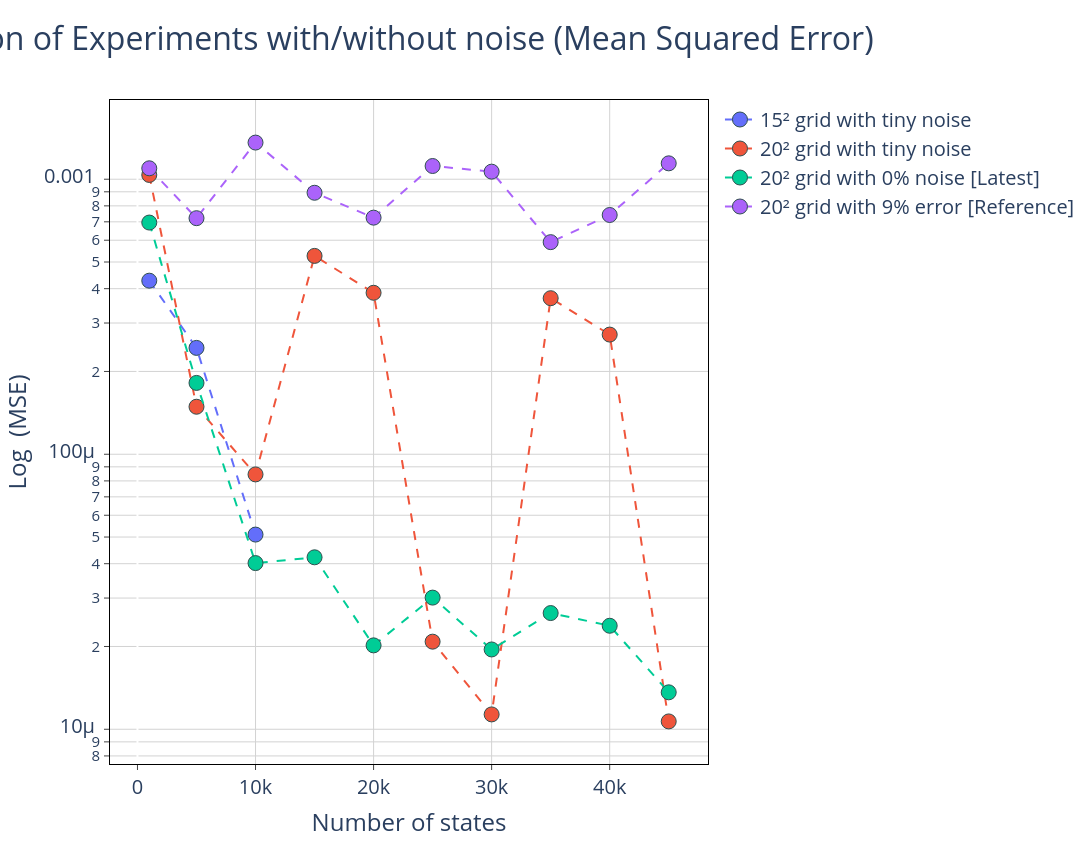

The cell this chart's notebook holds for it:
### Markdown cell above
## Contrast All results

### Code cell
# Configuración del subplot
fig = make_subplots(
    rows=1, 
    cols=1, 
     # Actualizado para que coincida con tus datos
)
"""
# Agregar la primera fila (row=1)
fig.add_trace(
    go.Scatter(
        x=df_50_pure['Nstates'], 
        y=df_50_pure['MSE'], 
        mode='lines+markers', 
        name='50² grid with 0% noise',
        line=dict(dash='dash')
    ),
    row=1, col=1
)

# Agregar la segunda fila (row=2)
fig.add_trace(
    go.Scatter(
        x=df_50_error['Nstates'], 
        y=df_50_error['MSE'], 
        mode='lines+markers', 
        name='50² grid with 30% noise',
        line=dict(dash='dash')
    ),
    row=1, col=1
)

# Agregar la tercera fila (row=3)
fig.add_trace(
    go.Scatter(
        x=df_10_error['Nstates'], 
        y=df_10_error['MSE'], 
        mode='lines+markers', 
        name='10² grid with 30% noise',
        line=dict(dash='dash')
    ),
    row=1, col=1
)
"""
fig.add_trace(
    go.Scatter(
        x=df_15_tiny_noise['Nstates'], 
        y=df_15_tiny_noise['MSE'], 
        mode='lines+markers', 
        name='15² grid with tiny noise',
        line=dict(dash='dash')
    ),
    row=1, col=1
)


fig.add_trace(
    go.Scatter(
        x=df_20_tiny_noise['Nstates'], 
        y=df_20_tiny_noise['MSE'], 
        mode='lines+markers', 
        name='20² grid with tiny noise',
        line=dict(dash='dash')
    ),
    row=1, col=1
)

fig.add_trace(go.Scatter(
    x = results_df.loc[results_df['Noise'] == 0.0, 'N_states'],
    y = results_df.loc[results_df['Noise'] == 0.0, 'MSE'],
    name="20² grid with 0% noise [Latest]",
    mode='lines+markers',
    line=dict(dash='dash')
))

fig.add_trace(go.Scatter(
    x = results_df.loc[results_df['Noise'] == 9.0, 'N_states'],
    y = results_df.loc[results_df['Noise'] == 9.0, 'MSE'],
    name="20² grid with 9% error [Reference]",
    mode='lines+markers',
    line=dict(dash='dash')
))
"""
fig.add_trace(go.Scatter(
    x=df_single_pt['Nstates'], 
    y=df_single_pt['MSE'], 
    mode='lines+markers', 
    name='single point experiment 0% noise',
    line=dict(dash='dash')
    ),
row=1, col=1
)
"""

fig.update_traces(marker=dict(size=15, line=dict(width=1, color='DarkSlateGrey')))
fig.update_layout(
    height = 844,
    width = 1500,
    font=dict(size=20),
    paper_bgcolor='white',
    plot_bgcolor='white',
    title={
        'text': "Model correlation of Experiments with/without noise (Mean Squared Error)",
        'font': {'size': 32},
        'x' :0.8
    },
    #title_text="Root Mean Squared Error"
)
fig.update_xaxes(
    mirror=True,
    ticks='outside',
    showline=True,
    linecolor='black',
    gridcolor='lightgrey',
    title_text='Number of states'

)
fig.update_yaxes(
    mirror=True,
    ticks='outside',
    showline=True,
    zeroline=True,
    linecolor='black',
    gridcolor='lightgrey',
    type='log',
    title_text='Log  (MSE)'
)
fig.show()

### Figure 1 — Plotly figure (JSON) as saved in the notebook; plotly's stock layout.template omitted (floating-point values rounded to 4 significant figures)
{"data": [{"line": {"dash": "dash"}, "marker": {"line": {"color": "DarkSlateGrey", "width": 1}, "size": 15}, "mode": "lines+markers", "name": "15² grid with tiny noise", "type": "scatter", "x": [1000.0, 5000.0, 10000.0], "xaxis": "x", "y": [0.0004276, 0.0002436, 5.103e-05], "yaxis": "y"}, {"line": {"dash": "dash"}, "marker": {"line": {"color": "DarkSlateGrey", "width": 1}, "size": 15}, "mode": "lines+markers", "name": "20² grid with tiny noise", "type": "scatter", "x": [1000.0, 5000.0, 10000.0, 15000.0, 20000.0, 25000.0, 30000.0, 35000.0, 40000.0, 45000.0], "xaxis": "x", "y": [0.001036, 0.0001488, 8.447e-05, 0.0005262, 0.0003865, 2.082e-05, 1.132e-05, 0.0003693, 0.0002723, 1.068e-05], "yaxis": "y"}, {"line": {"dash": "dash"}, "marker": {"line": {"color": "DarkSlateGrey", "width": 1}, "size": 15}, "mode": "lines+markers", "name": "20² grid with 0% noise [Latest]", "type": "scatter", "x": [1000.0, 5000.0, 10000.0, 15000.0, 20000.0, 25000.0, 30000.0, 35000.0, 40000.0, 45000.0], "y": [0.0006957, 0.0001817, 4.02e-05, 4.22e-05, 2.019e-05, 3.011e-05, 1.951e-05, 2.646e-05, 2.379e-05, 1.363e-05]}, {"line": {"dash": "dash"}, "marker": {"line": {"color": "DarkSlateGrey", "width": 1}, "size": 15}, "mode": "lines+markers", "name": "20² grid with 9% error [Reference]", "type": "scatter", "x": [1000.0, 5000.0, 10000.0, 15000.0, 20000.0, 25000.0, 30000.0, 35000.0, 40000.0, 45000.0], "y": [0.001096, 0.0007217, 0.001359, 0.0008927, 0.0007249, 0.001117, 0.001065, 0.0005905, 0.0007412, 0.001142]}], "layout": {"font": {"size": 20}, "height": 844, "paper_bgcolor": "white", "plot_bgcolor": "white", "title": {"font": {"size": 32}, "text": "Model correlation of Experiments with/without noise (Mean Squared Error)", "x": 0.8}, "width": 1500, "xaxis": {"anchor": "y", "domain": [0, 1], "gridcolor": "lightgrey", "linecolor": "black", "mirror": true, "showline": true, "ticks": "outside", "title": {"text": "Number of states"}}, "yaxis": {"anchor": "x", "domain": [0, 1], "gridcolor": "lightgrey", "linecolor": "black", "mirror": true, "showline": true, "ticks": "outside", "title": {"text": "Log  (MSE)"}, "type": "log", "zeroline": true}}}
